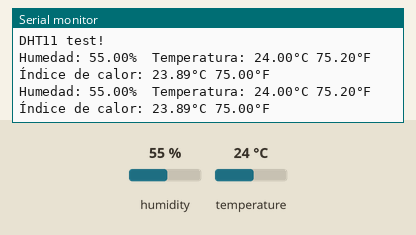
The sketch below on a simulated Arduino Uno, built with avr-gcc and run on an emulated ATmega328P. Parts: the last lines printed to the serial monitor. The test bench sets the inputs (shaded band); at power-on: humidity 55 %, temperature 24 °C.

Above: at 4.8 s.
4.9 s: humidity set to 22 %
At 7.5 s:
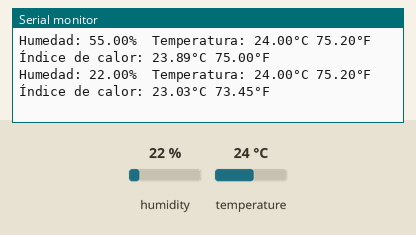
7.9 s: temperature set to 12 °C
At 9.5 s:
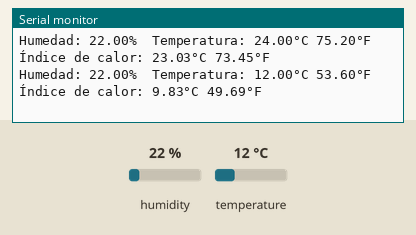
10.9 s: humidity set to 40 %
At 13.4 s:
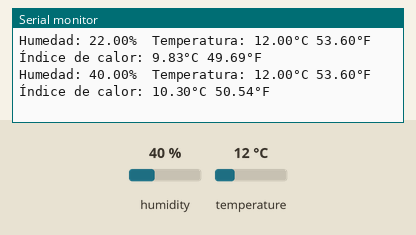
Timing chart, 0 to 14.9 s (numbered marks = the images above; inputs shaded):
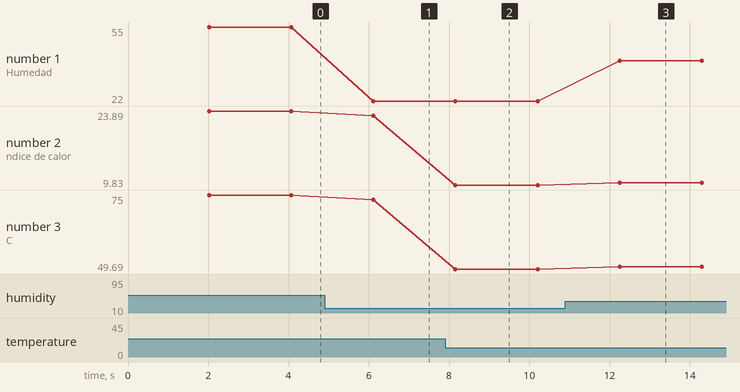

Measured:
- after the input at 4.9 s, the serial monitor: prints a new line after 1.2 s (image 1)
- after the input at 7.9 s, the serial monitor: prints a new line after 0.26 s (image 2)
- after the input at 10.9 s, the serial monitor: prints a new line after 1.3 s (image 3)
- plotted number 1: 55 → 22 after the input at 4.9 s, 22 → 40 after the input at 10.9 s
- plotted number 2: 23.89 → 23.03 after the input at 4.9 s, 23.03 → 9.83 after the input at 7.9 s, 9.83 → 10.3 after the input at 10.9 s
- plotted number 3: 75 → 73.45 after the input at 4.9 s, 73.45 → 49.69 after the input at 7.9 s, 49.69 → 50.54 after the input at 10.9 s

The sketch:

DHT-11.ino
```cpp
#include "DHT.h"

#define DHTPIN 4
#define DHTTYPE DHT11
DHT dht(DHTPIN, DHTTYPE);

void setup() {
  Serial.begin(9600);
  Serial.println(F("DHT11 test!"));

  dht.begin();
}

void loop() {
  delay(2000);
  float h = dht.readHumidity();
  float t = dht.readTemperature();
  float f = dht.readTemperature(true);

  // Verifica si alguna lectura ha fallado y trata de nuevo
  if (isnan(h) || isnan(t) || isnan(f)) {
    Serial.println(F("Failed to read from DHT sensor!"));
    return;
  }

  float hif = dht.computeHeatIndex(f, h);
  float hic = dht.computeHeatIndex(t, h, false);

  Serial.print(F("Humedad: "));
  Serial.print(h);
  Serial.print(F("%  Temperatura: "));
  Serial.print(t);
  Serial.print(F("°C "));
  Serial.print(f);
  Serial.print(F("°F  Índice de calor: "));
  Serial.print(hic);
  Serial.print(F("°C "));
  Serial.print(hif);
  Serial.println(F("°F"));
}
```
